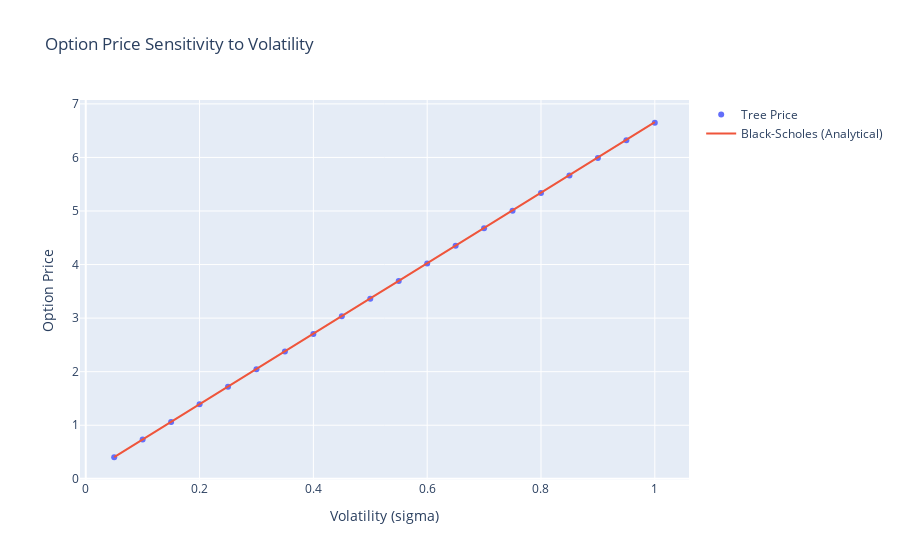
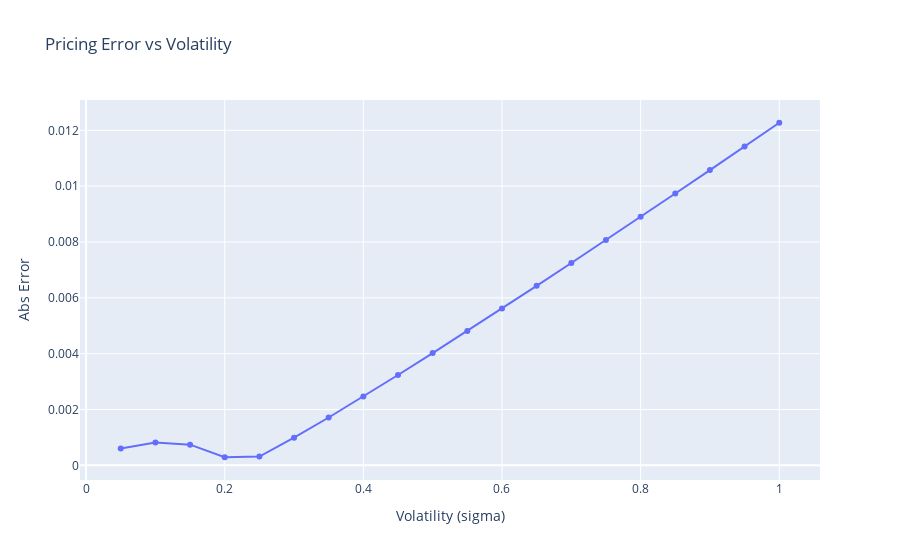

These figures' notebook cell, in order:
### Markdown cell above
## 5.2 Volatility Sensitivity (Vega Profiling)

We compare the Tree's response to the Black-Scholes analytical benchmark across a wide range of volatilities ($\sigma \in [5\%, 100\%]$).

### Code cell
vol_range = [v/100.0 for v in range(5, 101, 5)]

vol_exp = VolatilitySensitivityExperiment(
    vol_values=vol_range,
    market_data=market_data,
    option=european_call, 
    N=100
)
vol_results = vol_exp.run()
vol_df = pd.DataFrame(vol_results)

# Plot Price vs Volatility
fig = go.Figure()
fig.add_trace(go.Scatter(x=vol_df["Volatility"], y=vol_df["Tree_Price"], mode='markers', name='Tree Price'))
fig.add_trace(go.Scatter(x=vol_df["Volatility"], y=vol_df["BS_Price"], mode='lines', name='Black-Scholes (Analytical)'))
fig.update_layout(title="Option Price Sensitivity to Volatility", xaxis_title="Volatility (sigma)", yaxis_title="Option Price")
fig.show()

# Plot Error
fig2 = go.Figure()
fig2.add_trace(go.Scatter(x=vol_df["Volatility"], y=vol_df["Error"], mode='lines+markers', name='Absolute Error'))
fig2.update_layout(title="Pricing Error vs Volatility", xaxis_title="Volatility (sigma)", yaxis_title="Abs Error")
fig2.show()

### Figure 1 — Plotly figure (JSON) as saved in the notebook; plotly's stock layout.template omitted (floating-point values rounded to 4 significant figures)
{"data": [{"mode": "markers", "name": "Tree Price", "type": "scatter", "x": [0.05, 0.1, 0.15, 0.2, 0.25, 0.3, 0.35, 0.4, 0.45, 0.5, 0.55, 0.6, 0.65, 0.7, 0.75, 0.8, 0.85, 0.9, 0.95, 1.0], "y": [0.4023, 0.7314, 1.06, 1.39, 1.719, 2.048, 2.377, 2.706, 3.034, 3.363, 3.692, 4.021, 4.35, 4.678, 5.007, 5.335, 5.663, 5.992, 6.32, 6.648]}, {"mode": "lines", "name": "Black-Scholes (Analytical)", "type": "scatter", "x": [0.05, 0.1, 0.15, 0.2, 0.25, 0.3, 0.35, 0.4, 0.45, 0.5, 0.55, 0.6, 0.65, 0.7, 0.75, 0.8, 0.85, 0.9, 0.95, 1.0], "y": [0.4029, 0.7306, 1.06, 1.389, 1.719, 2.049, 2.378, 2.708, 3.038, 3.367, 3.697, 4.026, 4.356, 4.685, 5.015, 5.344, 5.673, 6.002, 6.331, 6.66]}], "layout": {"title": {"text": "Option Price Sensitivity to Volatility"}, "xaxis": {"title": {"text": "Volatility (sigma)"}}, "yaxis": {"title": {"text": "Option Price"}}}}

### Figure 2 — Plotly figure (JSON) as saved in the notebook; plotly's stock layout.template omitted (floating-point values rounded to 4 significant figures)
{"data": [{"mode": "lines+markers", "name": "Absolute Error", "type": "scatter", "x": [0.05, 0.1, 0.15, 0.2, 0.25, 0.3, 0.35, 0.4, 0.45, 0.5, 0.55, 0.6, 0.65, 0.7, 0.75, 0.8, 0.85, 0.9, 0.95, 1.0], "y": [0.0006068, 0.0008169, 0.0007418, 0.0002902, 0.0003126, 0.0009915, 0.001714, 0.002465, 0.003235, 0.00402, 0.004815, 0.005619, 0.00643, 0.007248, 0.008072, 0.008901, 0.009736, 0.01058, 0.01142, 0.01227]}], "layout": {"title": {"text": "Pricing Error vs Volatility"}, "xaxis": {"title": {"text": "Volatility (sigma)"}}, "yaxis": {"title": {"text": "Abs Error"}}}}
